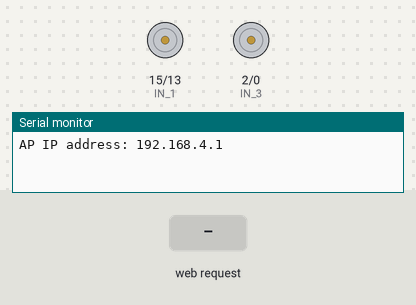
Recording of a sketch running on a simulated ESP8266 (NodeMCU). Shown: motor-driver pin pairs drawn as motors (green arrow = first pin HIGH = forward, orange = second pin HIGH = backward, longer = more drive, scaled by the enable pin), the last lines printed to the serial monitor. Inputs (shaded band) come from the test bench.

Above: at 1.2 s.
1.3 s: HTTP request GET /?State=F received
At 2.2 s:
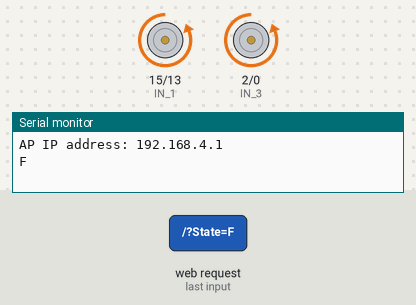
2.8 s: HTTP request GET /?State=B received
At 3.3 s:
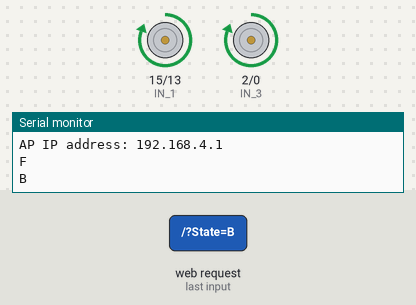
4.3 s: HTTP request GET /?State=L received
At 5.5 s:
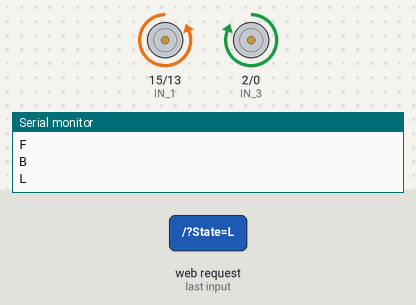
5.8 s: HTTP request GET /?State=R received
At 6.8 s:
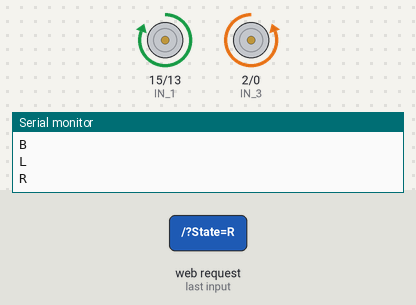
Timing chart, 0 to 8.3 s (numbered marks = the images above; inputs shaded):
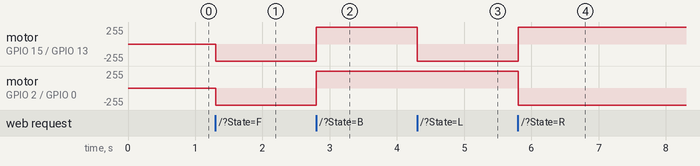

Measured:
- after the input at 1.3 s, motor on GPIO 15 (IN_1) / GPIO 13 (IN_2), motor on GPIO 2 (IN_3) / GPIO 0 (IN_4): stopped → backward 255/255 at once
- after the input at 2.8 s, motor on GPIO 15 (IN_1) / GPIO 13 (IN_2), motor on GPIO 2 (IN_3) / GPIO 0 (IN_4): backward 255/255 → forward 255/255 at once
- after the input at 4.3 s, motor on GPIO 15 (IN_1) / GPIO 13 (IN_2): forward 255/255 → backward 255/255 at once
- after the input at 5.8 s, motor on GPIO 15 (IN_1) / GPIO 13 (IN_2): backward 255/255 → forward 255/255 at once; motor on GPIO 2 (IN_3) / GPIO 0 (IN_4): forward 255/255 → backward 255/255 at once

The sketch:

Nodemcu_final_IoT_CAR_Project.ino
```cpp
/* Iot Enabled CAR Project by S.Kumar
 *  Youtube - Learn Robotics with Sourbh Kumar
 *  MIT App Inventor based Mobile Application to control the BOT
 *  Follow for more tutorials in Robotics & AI
 */
#define ENA 14    //Enable/Speed of Motor Right Side (D5) in NodeMCU
#define ENB 12    //Enable/Speed of Motor Left side (D6) in NodeMCU
#define IN_1 15   //D8
#define IN_2 13   //D7
#define IN_3 2    //D4
#define IN_4 0    //D3

// These above will be our Pins configuration for Motors through the L298N motor Driver>> Now the Setup part where
//we have to declare the purpose of the pins, but before that we have to include some of the essential header files/Library for the same

#include <ESP8266WiFi.h>
#include <WiFiClient.h>
#include <ESP8266WebServer.h>
String command;           //String to store app command state.

const char* ssid = "XRobotics IoT CAR";
ESP8266WebServer server(80);

void setup() {
pinMode(ENA, OUTPUT);
pinMode(ENB, OUTPUT);
pinMode(IN_1, OUTPUT);
pinMode(IN_2, OUTPUT);
pinMode(IN_3, OUTPUT);
pinMode(IN_4, OUTPUT);

  Serial.begin(115200);

// Connecting WiFi

  WiFi.mode(WIFI_AP);
  WiFi.softAP(ssid);

  IPAddress myIP = WiFi.softAPIP();
  Serial.print("AP IP address: ");
  Serial.println(myIP);
// Starting WEB-server
     server.on ( "/", HTTP_handleRoot );
     server.onNotFound ( HTTP_handleRoot );
     server.begin();
}

void goAhead(){

      digitalWrite(IN_1, LOW);
      digitalWrite(IN_2, HIGH);
      digitalWrite(ENA, HIGH);
      digitalWrite(IN_3, LOW);
      digitalWrite(IN_4, HIGH);
      digitalWrite(ENB, HIGH);
  }

void goBack(){

      digitalWrite(IN_1, HIGH);
      digitalWrite(IN_2, LOW);
      digitalWrite(ENA, HIGH);
      digitalWrite(IN_3, HIGH);
      digitalWrite(IN_4, LOW);
      digitalWrite(ENB, HIGH);
  }

void goRight(){

      digitalWrite(IN_1, HIGH);
      digitalWrite(IN_2, LOW);
      digitalWrite(ENA, HIGH);

      digitalWrite(IN_3, LOW);
      digitalWrite(IN_4, HIGH);
      digitalWrite(ENB, HIGH);
  }

void goLeft(){

      digitalWrite(IN_1, LOW);
      digitalWrite(IN_2, HIGH);
      digitalWrite(ENA, HIGH);

      digitalWrite(IN_3, HIGH);
      digitalWrite(IN_4, LOW);
      digitalWrite(ENB, HIGH);
  }

void goAheadRight(){

      digitalWrite(IN_1, LOW);
      digitalWrite(IN_2, HIGH);
      digitalWrite(ENA, HIGH);
      digitalWrite(IN_3, LOW);
      digitalWrite(IN_4, HIGH);
      digitalWrite(ENB, HIGH);
   }

void goAheadLeft(){

      digitalWrite(IN_1, LOW);
      digitalWrite(IN_2, HIGH);
      digitalWrite(ENA, HIGH);

      digitalWrite(IN_3, LOW);
      digitalWrite(IN_4, HIGH);
      digitalWrite(ENB, HIGH);
  }

void goBackRight(){

      digitalWrite(IN_1, HIGH);
      digitalWrite(IN_2, LOW);
      digitalWrite(ENA, HIGH);

      digitalWrite(IN_3, HIGH);
      digitalWrite(IN_4, LOW);
      digitalWrite(ENB, HIGH);
  }

void goBackLeft(){

      digitalWrite(IN_1, HIGH);
      digitalWrite(IN_2, LOW);
      digitalWrite(ENA, HIGH);
      digitalWrite(IN_3, HIGH);
      digitalWrite(IN_4, LOW);
      digitalWrite(ENB, HIGH);
  }

void stopRobot(){

      digitalWrite(IN_1, LOW);
      digitalWrite(IN_2, LOW);
      digitalWrite(ENA, HIGH);
      digitalWrite(IN_3, LOW);
      digitalWrite(IN_4, LOW);
      digitalWrite(ENB, HIGH);
}

void loop() {
    server.handleClient();

      command = server.arg("State");
      if (command == "F") goAhead();
      else if (command == "B") goBack();
      else if (command == "L") goLeft();
      else if (command == "R") goRight();
      else if (command == "I") goAheadRight();
      else if (command == "G") goAheadLeft();
      else if (command == "J") goBackRight();
      else if (command == "H") goBackLeft();
      else if (command == "S") stopRobot();
}

void HTTP_handleRoot(void) {

if( server.hasArg("State") ){
       Serial.println(server.arg("State"));
  }
  server.send ( 200, "text/html", "" );
  delay(1);
}
```
